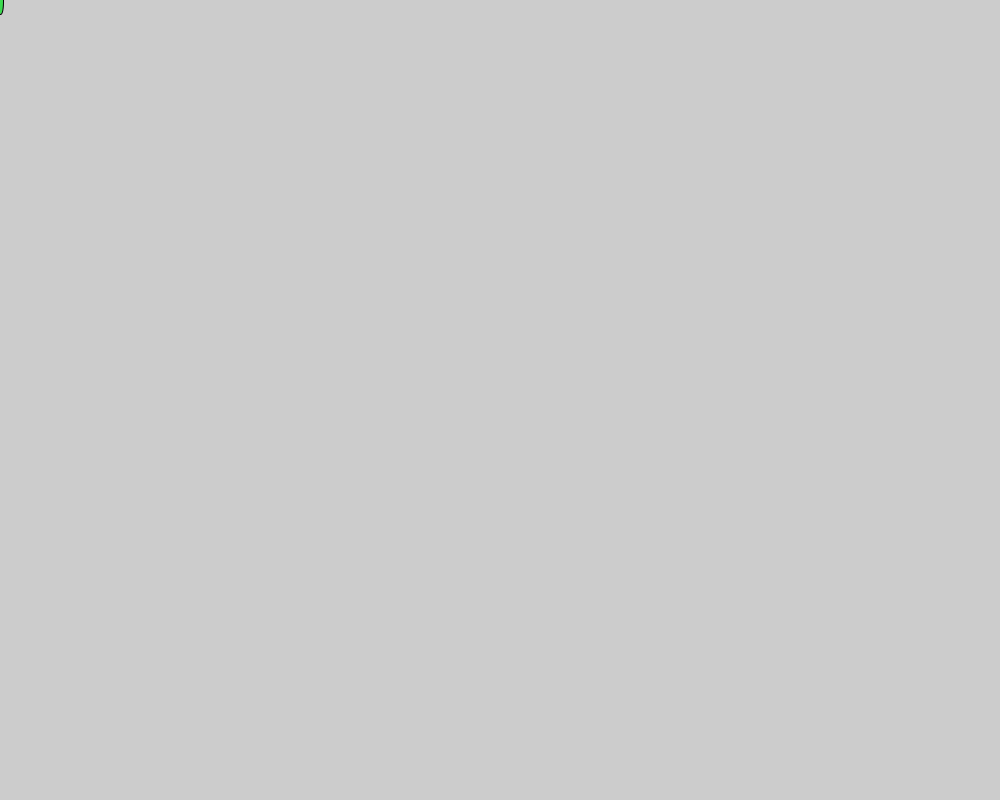
Frame 1 (no input)
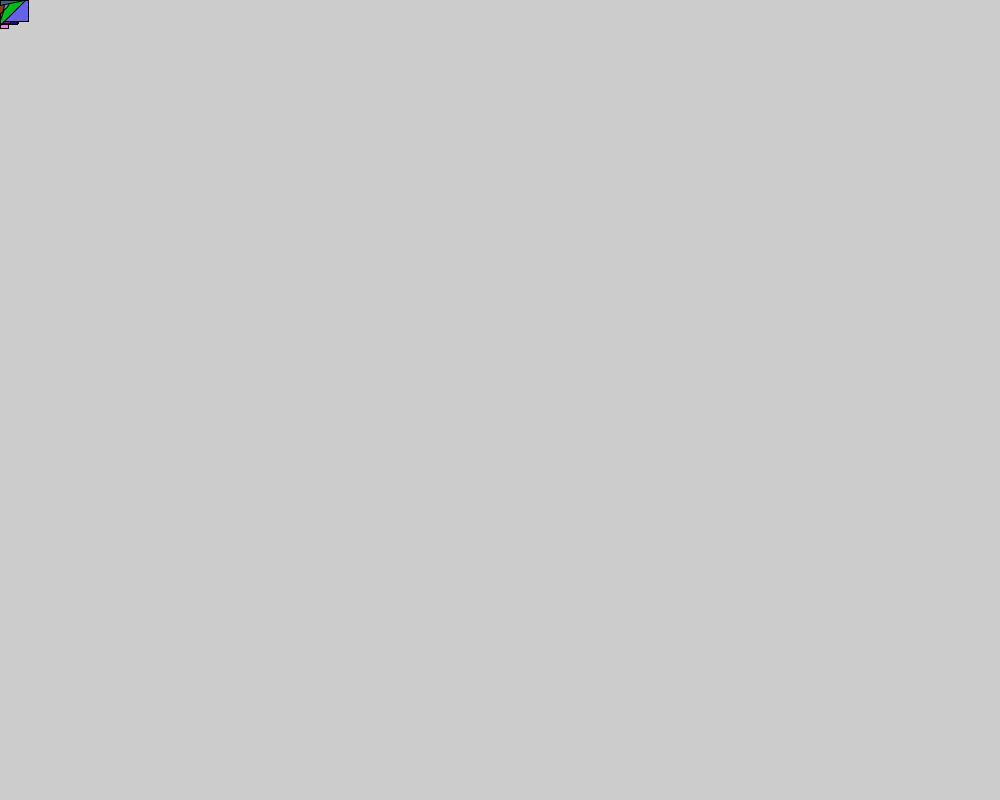
Frame 60 (the mouse pressed at the canvas centre just before this capture)
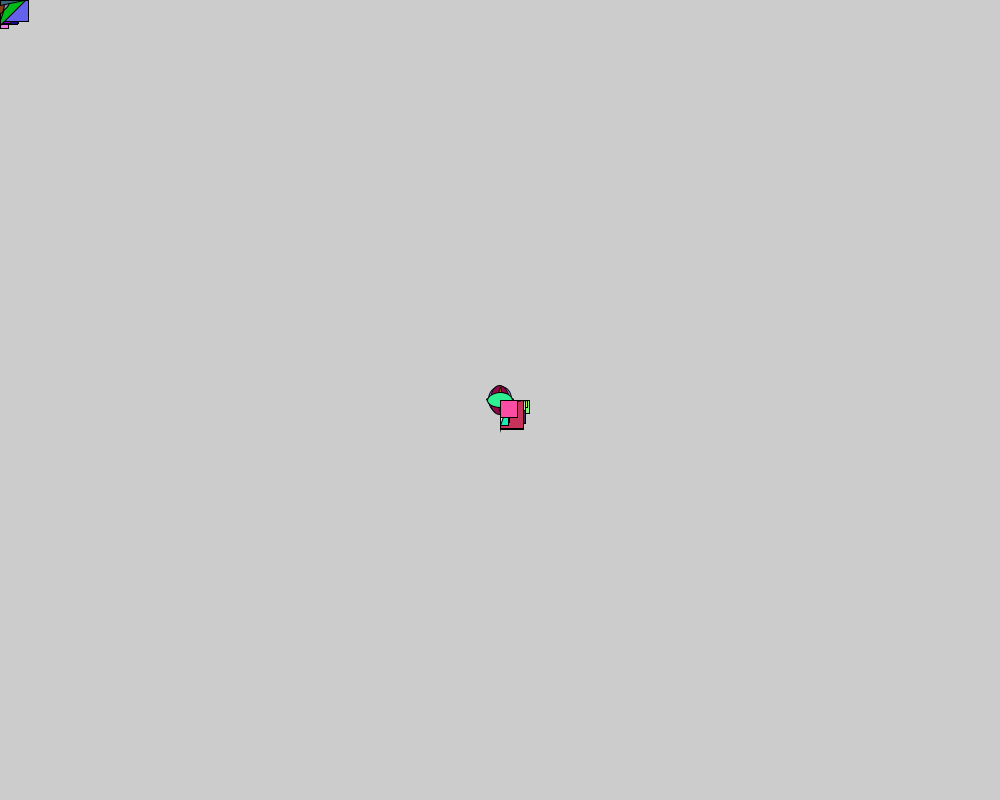
Frame 120 (the mouse held since frame 60 and released just before this capture)

The Processing sketch that drew these frames (run headless with seeded random() and noise(); from frame 60 on, the mouse is pressed at the canvas centre):

// Processing sketch: PXP_paint_shapes
// ── PXP_paint_shapes.pde
// The world pixel by pixel 2019
// Daniel Rozin
// paint shapes


void setup() {
  size(1000, 800);
}

void draw() {
  int pixelShape = (int) random(3);             // randomize all atributes of the "pixel"
  float pixelWidth= random(30);
  float pixelHeight= random(30);
  float pixelR = random(255);
  float pixelG = random(255);
  float pixelB = random(255);
  fill(pixelR, pixelG, pixelB);
  
  switch (pixelShape){                        // this is a "case statement" it is a more elegant way of doing if-then
    case 0:
    rect(mouseX, mouseY, pixelWidth, pixelHeight);
    break;
    case 1:
    ellipse(mouseX, mouseY, pixelWidth, pixelHeight);
    break;
    case 2:
    triangle(mouseX, mouseY, mouseX+pixelWidth, mouseY,mouseX, mouseY+ pixelHeight);
    break;   
  }
}
